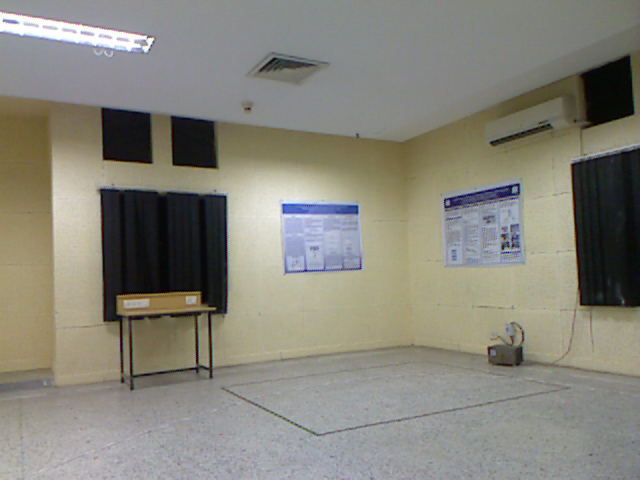
#> input picture mono/1.png, 640 x 480 px, given in place of imdepth.png, which was not available
$ python TestRum.py   (Python 2 division)
#> lines starting #> are read from the running program, lines starting #| are printed output that depends on the picture; pictures that were not available may be replaced by others from this repository, and a replacement may not be noted
#> (reads Start.txt from the repository)
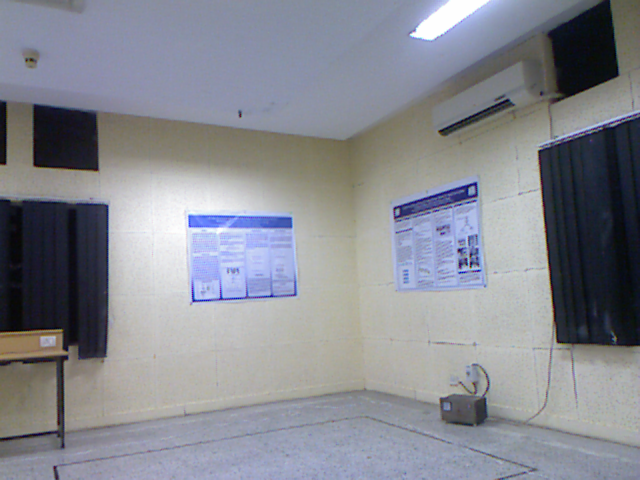
#> input picture mono/10.png, 640 x 480 px, given in place of immono.png, which was not available
import numpy as np
import cv2
from matplotlib import pyplot as plt
from PIL import Image
import os
import shutil

neighbours = []

tilesize = [50,38]

def CheckNeighbours(a,b,c):
    ele = [-2,-1,0,1,2]
    angle = [0,60,120,180,240,300]
    for x in ele:
        for y in ele:
            for theta in angle:
		z=theta
                if z < 0:
                    z = 360+z
                if z >= 360:
                    z=z-360

                if IsInValid(int(x+a),int(y+b),int(z)):
                    continue
                l=[x+a,y+b,z]
                neighbours.append(l)

def IsInValid(a,b,c):
    l = [a,b,c]
    if (a<1):
        return True
    if (b<1):
        return True
    if(c<0):
        return True


#dim depth image address
#im mono image address

def yohuu_FLANN(p,q,r,dim,im):
#> called with p = 500, q = 0, r = 0.5
    global prev
    harsh=0;
#> harsh = 0
    newarray = []
    fr = open('Start.txt','r')
    data = fr.readline()
    fr.close()
    xxx = data.split('_')
    for i in range(1):
        cur=0
        ss='a'
        harsh=harsh+1
#> harsh = 1
        matchedTuple=str('Default')
        # [7 lines of commented-out code are left out]
	CheckNeighbours(int(xxx[0]),int(xxx[1]),int(xxx[2]))
        orb = cv2.ORB_create(nfeatures=p,scoreType=q)
        #print(neighbours)

        kp1, des1 = orb.detectAndCompute(dim,None)
#> kp1 = 500 keypoints; strongest (x, y, size): (148, 40, 31), (152, 39, 31), (145, 49, 37.2), (151, 40, 37.2)
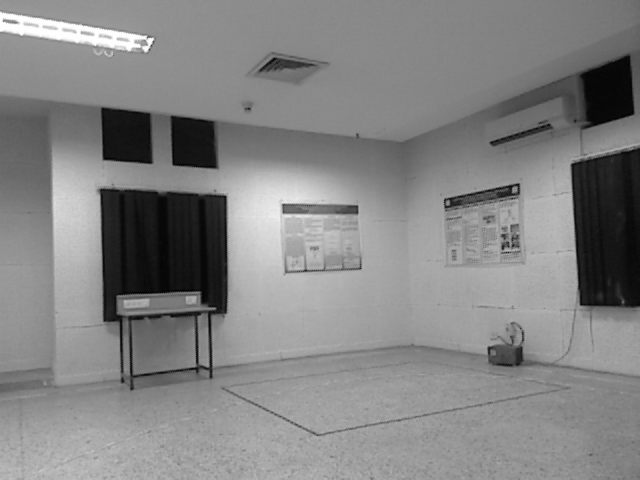
#> dim: shape (480, 640); min 1, max 254, mean 131.6
        kp2, d2 = orb.detectAndCompute(im,None)
#> kp2 = 497 keypoints; strongest (x, y, size): (193, 300, 31), (195, 298, 31), (196, 298, 37.2), (221, 298, 31)
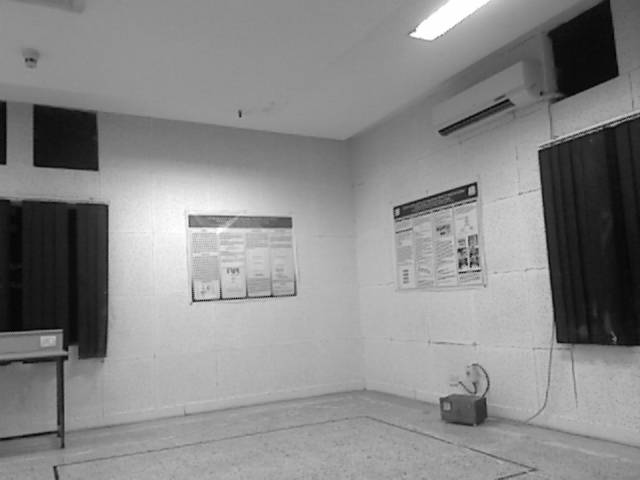
#> im: shape (480, 640); min 1, max 254, mean 136.6

        if(des1 is None):
	    des1 = d2
        else:
	    des1 = np.concatenate( (des1,d2) , axis = 0)
	    #des1 = d2
	#print(des1)
	if (des1 is None):
		print ('des1 is None')
        for l in neighbours:
            #print('l is ')
            #print(l)
            s = '/home/rahul/dataset6sem/UpdatedClassroomDataset/Mono/'+ str(l[0]) + '_' + str(l[1]) + '_' + str(l[2]) + '_.png'
            #print(s)
            ds='/home/rahul/dataset6sem/UpdatedClassroomDataset/Depth/'+ str(l[0]) + '_' + str(l[1]) + '_' + str(l[2]) + '_.png'
            #print(im1)
            img2=cv2.imread(s,0)
            img1=cv2.imread(ds,0)
            #img1 = cv2.imread('E:\\Test Run\\Test Run 1\\KinectSnapshot-10-15-11.bmp',0)


            # find the keypoints and descriptors with SIFT
            kp1, des2 = orb.detectAndCompute(img1,None)
#> kp1 = (); des2 = None
            kp2, d1 = orb.detectAndCompute(img2,None)

            #des2.append(d2)
            FLANN_INDEX_LSH = 6
            if(des2 is None):
                des2=d1
	    else :
		des2 = np.concatenate( (des2,d1) , axis = 0)
		#des2 = d1
	    #print(des2)
            if(des2 is None):
		continue
	    #print(des2)
	    #print(des1)
            FLANN_INDEX_LSH = 6
            index_params= dict(algorithm = FLANN_INDEX_LSH,
                   table_number = 6, # 12
                   key_size = 12,     # 20
                   multi_probe_level = 1) #2

            search_params = dict(checks = 50)
            flann = cv2.FlannBasedMatcher(index_params, search_params)

            matches = flann.knnMatch(des1,des2,k=2)
#> matches = 997 matches

            #print(len(matches))
            good = []
            for m_n in matches:
              if len(m_n) != 2:
                continue
              (m,n) = m_n
              if m.distance < r*n.distance:
                good.append(m)
#> after the loop, good = 541 matches
            #print(len(good))
            length=(len(good))
#> length = 541
            if(length>cur):
                cur=length
#> cur = 541
                matchedTuple=l
                #print(cur)

        #Image.open(im1).show()
        #Image.open(ss).show()
        h=matchedTuple
#> h = [7, 8, 0]
	f = open('Start.txt','w')
	xxx  = str(h[0])+'_'+str(h[1])+'_'+str(h[2])+'_.png'
#> xxx = '7_8_0_.png'
	f.write(xxx)
        newarray.append(matchedTuple)
        #CheckNeighbours(h[0],h[1],h[2])
	return matchedTuple

#yohuu_FLANN()
'''

a=[500,1000,2000]
b=[cv2.ORB_FAST_SCORE,cv2.ORB_HARRIS_SCORE]
c=[0.5,0.6,0.7,0.8,0.9]
F=open('CLASSROOM_START_POINT.txt',"w")
for p in a:
    for q in b:
        for r in c:
            if(b==cv2.ORB_FAST_SCORE):
                j='FAST'
            else:
                j='HARRIS'
            X=StartPointFLANN(p,q,r)
            x = X.split('_')
            F.write(x[0])
            F.write(',')
            F.write(x[1])
            F.write(',')
            F.write(x[2])
            F.write('\n')
            s=str('TESTRUNTest1DepthPointFLANN')+str(int(r*10))+str(j)+str(p)+'.txt'
            F = open(s,"w")
            print(s)
            CheckNeighbours(StartPointCordinate)
            x = yohuu_FLANN(p,q,r)
            for i in x:
                sid = str(i[0]) + ' ' +str(i[1]) + ' '+str(i[2])
                F.write(sid)
                F.write('\n')
            F.write('\n')
            F.close()
F.close() ```

'''
f = open('Start.txt','r')

l = f.readline()

l = str(l)
l = l.split('_')
xx = '/home/rahul/immono.png'
#print(s)
dxx='/home/rahul/imdepth.png'
x = yohuu_FLANN(500,cv2.ORB_HARRIS_SCORE,0.5,cv2.imread(dxx,0),cv2.imread(xx,0))
print(x)
s = str(x[0]*tilesize[1])+' '+ str(x[1]*tilesize[1])+' '+ str(x[2])+'\n'
f = open('Coord.txt','w')
f.write(s)
f.close()
